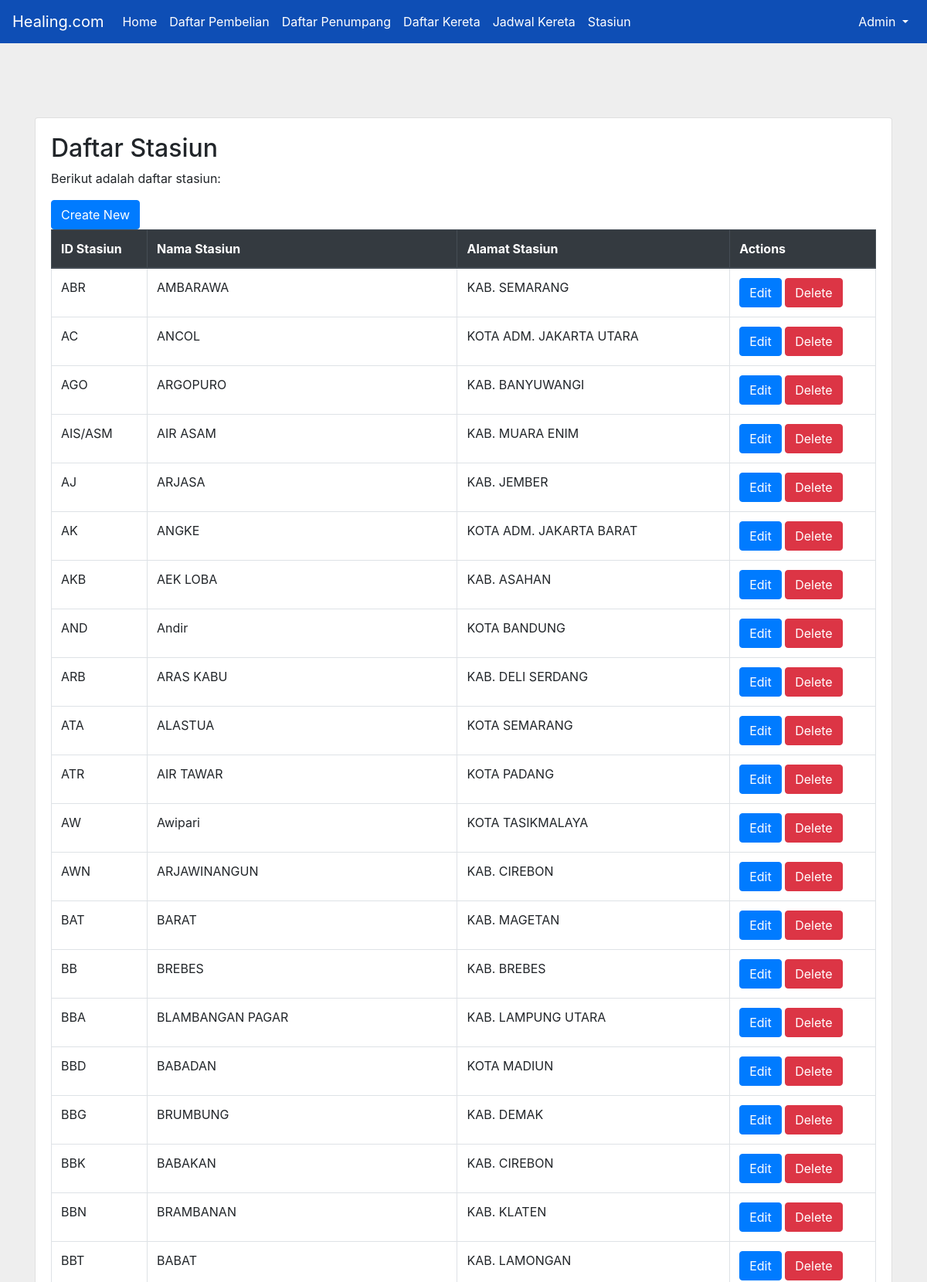
Page /stasiun.php (upper part) on the committed database.
### tables this page shows
CREATE TABLE `stasiun` (
  `id_stasiun` varchar(10) NOT NULL,
  `nama_stasiun` varchar(255) DEFAULT NULL,
  `alamat_stasiun` text DEFAULT NULL
);

### stasiun.php (the view, shortened to what this page needs)
<?php
include "koneksi.php";
?>
<!DOCTYPE html>
<html lang="en">
<head>
    <link rel="stylesheet" href="css/style.css">
    <link rel="stylesheet" href="https://cdnjs.cloudflare.com/ajax/libs/font-awesome/6.5.2/css/all.min.css">
    <link rel="stylesheet" href="https://stackpath.bootstrapcdn.com/bootstrap/4.3.1/css/bootstrap.min.css">
    <link rel="stylesheet" href="https://cdnjs.cloudflare.com/ajax/libs/jqueryui/1.12.1/jquery-ui.min.css">
</head>
<body style="background-color: #EEEEEE;">
    <nav class="navbar navbar-expand-lg" style="background-color: #0E4EB5;">
    <a class="navbar-brand text-white" href="#">Healing.com</a>
    <div class="collapse navbar-collapse" id="navbarNav">
        <ul class="navbar-nav mr-auto">
            <li class="nav-item">
                <a class="nav-link text-white" href="admin.php">Home</a>
            </li>
            <li class="nav-item">
                <a class="nav-link text-white" href="daftar_pembelian.php">Daftar Pembelian</a>
            </li>
            <li class="nav-item">
                <a class="nav-link text-white" href="daftar_penumpang.php">Daftar Penumpang</a>
            </li>
            <li class="nav-item">
                <a class="nav-link text-white" href="daftar_kereta.php">Daftar Kereta</a>
            </li>
            <li class="nav-item">
                <a class="nav-link text-white" href="jadwal_kereta.php">Jadwal Kereta</a>
            </li>
            <li class="nav-item">
                <a class="nav-link text-white" href="stasiun.php">Stasiun</a>
            </li>
        </ul>
        <ul class="navbar-nav ml-auto">
            <li class="nav-item dropdown">
                <a class="nav-link dropdown-toggle text-white" href="#" id="navbarDropdown" role="button" data-toggle="dropdown" aria-haspopup="true" aria-expanded="false">
                    Admin
                </a>
            </li>
        </ul>
    </div>
    </nav>
    <div class="main-content container mt-5 pt-5">
        <div class="card">
            <div class="card-body">
                <h2>Daftar Stasiun</h2>
                <p>Berikut adalah daftar stasiun:</p>
                <a href="create_stasiun.php" class="btn btn-primary">Create New</a>
                <div class="table-responsive">
                    <table class="table table-bordered" id="stasiun-table">
                        <thead class="thead-dark">
                            <tr>
                                <th>ID Stasiun</th>
                                <th>Nama Stasiun</th>
                                <th>Alamat Stasiun</th>
                                <th>Actions</th>
                            </tr>
                        </thead>
                        <tbody id="stasiun-tbody">
                            <?php
                            $query = "SELECT * FROM stasiun";
                            $result = mysqli_query($conn, $query);
                            while ($row = mysqli_fetch_assoc($result)) {
                                echo '<tr data-id="' . $row['id_stasiun'] . '">';
                                echo '<td>' . $row['id_stasiun'] . '</td>';
                                echo '<td>' . $row['nama_stasiun'] . '</td>';
                                echo '<td>' . $row['alamat_stasiun'] . '</td>';
                                echo '<td>
                                        <a href="edit_stasiun.php?id_stasiun=' . $row['id_stasiun'] . '" class="btn btn-primary">Edit</a>
                                        <a href="delete_stasiun.php?id_stasiun=' . $row['id_stasiun'] . '" class="btn btn-danger">Delete</a>
                                      </td>';
                                echo '</tr>';
                            }
                            ?>
                        </tbody>
                    </table>
                </div>
            </div>
        </div>
    </div>
</body>
</html>

### css/style.css (style rules this page uses)
* { margin: 0; padding: 0; box-sizing: border-box; }
body { font-family: "Inter", sans-serif; background-color: #EEEEEE; display: flex; flex-direction: column; min-height: 100vh; }
.navbar-nav .nav-link { color: #ffffff !important; }
.main-content { padding-top: 100px; padding-bottom: 100px; }
a { text-decoration: none; }

### stasiun.php (style rules this page uses)
.main-content { padding-top: 100px; padding-bottom: 100px; }
body { background-color: #f8f9fa; }
a { text-decoration: none; }

### rows in the picture
stasiun: id_stasiun "ABR", nama_stasiun "AMBARAWA", alamat_stasiun "KAB. SEMARANG"
stasiun: id_stasiun "AC", nama_stasiun "ANCOL", alamat_stasiun "KOTA ADM. JAKARTA UTARA"
stasiun: id_stasiun "AGO", nama_stasiun "ARGOPURO", alamat_stasiun "KAB. BANYUWANGI"
stasiun: id_stasiun "AIS/ASM", nama_stasiun "AIR ASAM", alamat_stasiun "KAB. MUARA ENIM"
stasiun: id_stasiun "AJ", nama_stasiun "ARJASA", alamat_stasiun "KAB. JEMBER"
stasiun: id_stasiun "AK", nama_stasiun "ANGKE", alamat_stasiun "KOTA ADM. JAKARTA BARAT"
stasiun: id_stasiun "AKB", nama_stasiun "AEK LOBA", alamat_stasiun "KAB. ASAHAN"
stasiun: id_stasiun "AND", nama_stasiun "Andir", alamat_stasiun "KOTA BANDUNG"
stasiun: id_stasiun "ARB", nama_stasiun "ARAS KABU", alamat_stasiun "KAB. DELI SERDANG"
stasiun: id_stasiun "ATA", nama_stasiun "ALASTUA", alamat_stasiun "KOTA SEMARANG"
stasiun: id_stasiun "ATR", nama_stasiun "AIR TAWAR", alamat_stasiun "KOTA PADANG"
stasiun: id_stasiun "AW", nama_stasiun "Awipari", alamat_stasiun "KOTA TASIKMALAYA"
stasiun: id_stasiun "AWN", nama_stasiun "ARJAWINANGUN", alamat_stasiun "KAB. CIREBON"
stasiun: id_stasiun "BAT", nama_stasiun "BARAT", alamat_stasiun "KAB. MAGETAN"
stasiun: id_stasiun "BB", nama_stasiun "BREBES", alamat_stasiun "KAB. BREBES"
stasiun: id_stasiun "BBA", nama_stasiun "BLAMBANGAN PAGAR", alamat_stasiun "KAB. LAMPUNG UTARA"
stasiun: id_stasiun "BBD", nama_stasiun "BABADAN", alamat_stasiun "KOTA MADIUN"
stasiun: id_stasiun "BBG", nama_stasiun "BRUMBUNG", alamat_stasiun "KAB. DEMAK"
stasiun: id_stasiun "BBK", nama_stasiun "BABAKAN", alamat_stasiun "KAB. CIREBON"
stasiun: id_stasiun "BBN", nama_stasiun "BRAMBANAN", alamat_stasiun "KAB. KLATEN"
stasiun: id_stasiun "BBT", nama_stasiun "BABAT", alamat_stasiun "KAB. LAMONGAN"
